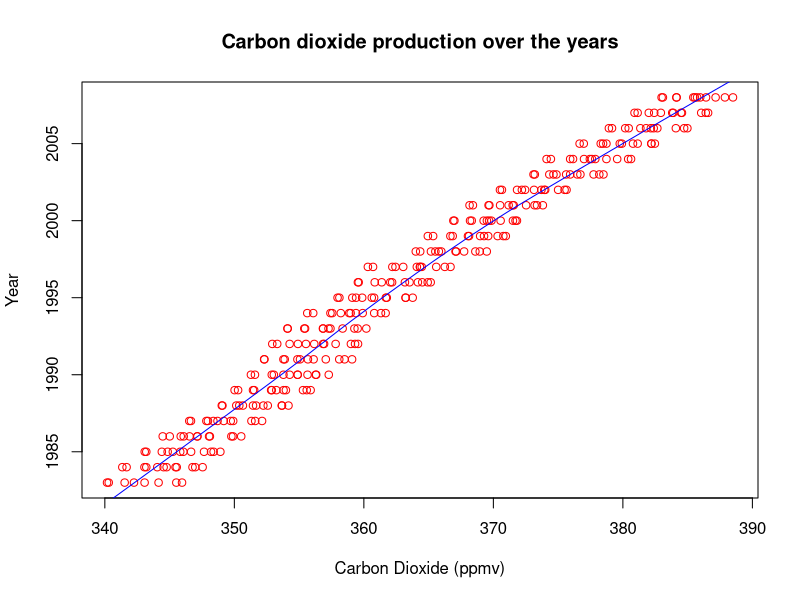
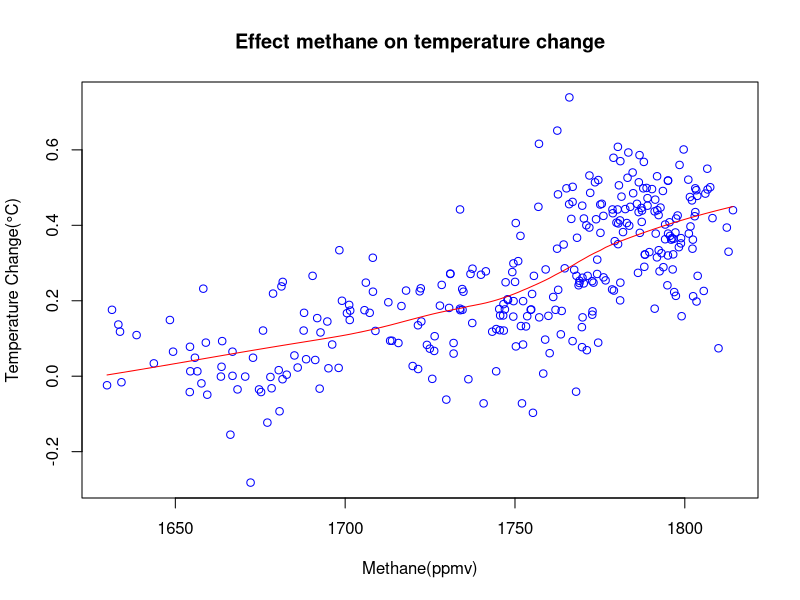
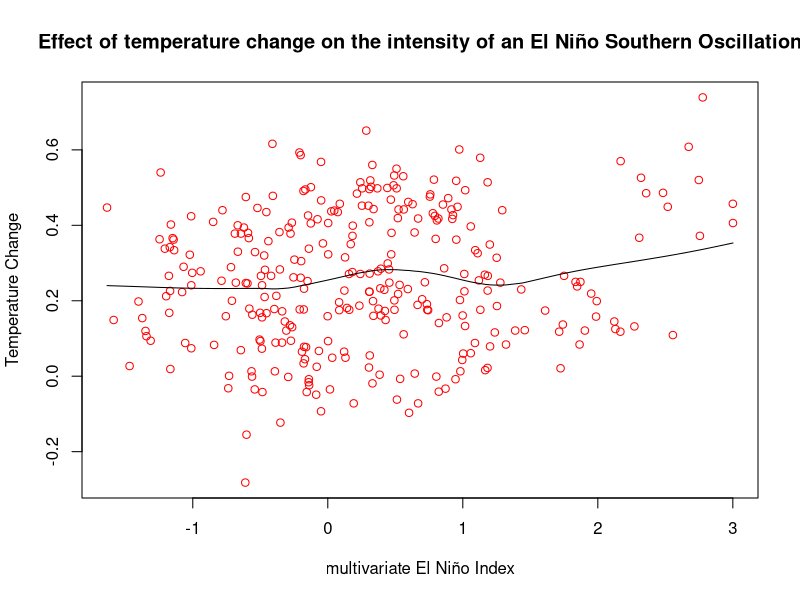
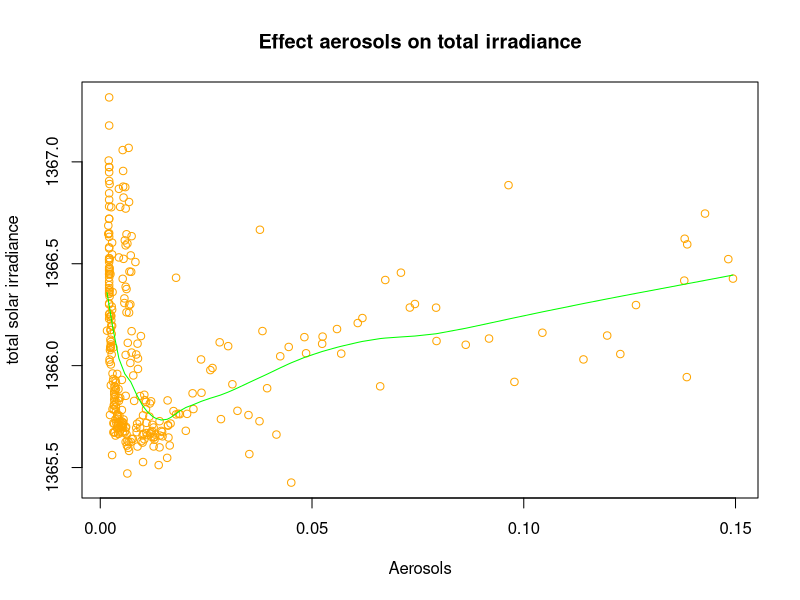
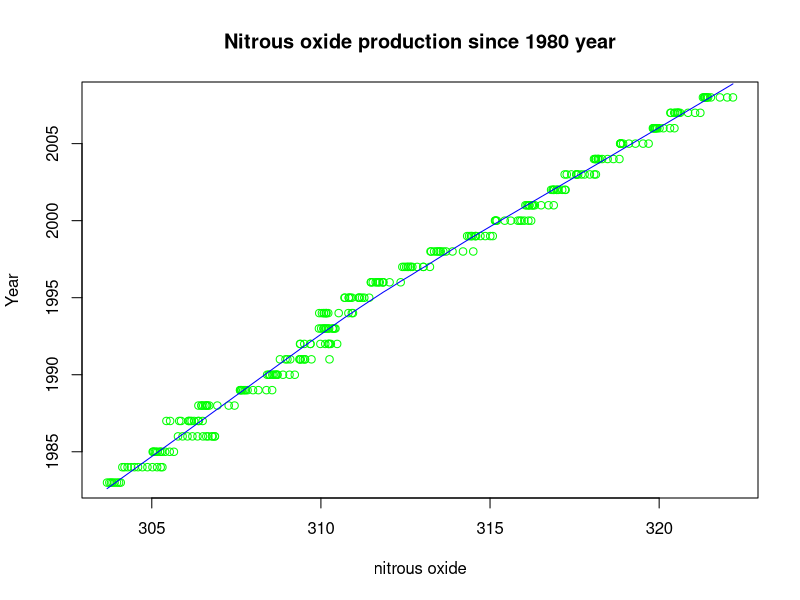

R code for these plots, in order:
## ---- chunk 1
install.packages("tidyverse")
install.packages("corrplot")
install.packages("Metrics")

## ---- chunk 2
library(tidyverse)
library(ggplot2)
library(corrplot)
library(Metrics)
## ---- chunk 3
climate_change <- read.csv("climate_change.csv")

structure(climate_change)
## ---- chunk 4
model <- lm(carbon_dioxide ~ Year, data = climate_change)
#predicting the amount of co2 in the atmosphere by 2050
test <- data.frame(Year = c(2050))

# Predict the position with the model and test data
predictedCO2 <- predict(model, test)
cat("the amount of co2 in the atmosphere by 2050 will be: ", predictedCO2)

## ---- chunk 5
plot(climate_change$carbon_dioxide, climate_change$Year, xlab = "Carbon Dioxide (ppmv)", ylab= "Year", main = "Carbon dioxide production over the years", col = "red")
lines(lowess(climate_change$carbon_dioxide, climate_change$Year), col = "blue")
## ---- chunk 6
model <- lm(temp_change ~ methane, data = climate_change)
#predicting the change in temperature when methane level is 2000
test <- data.frame(methane = c(2000))

# Predict the temperature change in celsius with the model and test data
predictedTemperature <- predict(model, test)
cat("the change in temperature when there is a methane production of 2000 ppmv is: ", predictedTemperature, "°C")

## ---- chunk 7

plot(climate_change$methane, climate_change$temp_change, xlab = "Methane(ppmv)", ylab= "Temperature Change(°C)", main = "Effect methane on temperature change", col = "blue")
lines(lowess(climate_change$methane, climate_change$temp_change), col = "red")

## ---- chunk 8
model <- lm(MEI ~ temp_change, data = climate_change)
#predicting the change in MEI when temperature chagnes by 1 degree celcius
test <- data.frame(temp_change = c(1))

# Predict the temperature change in celsius with the model and test data
predictedMEI <- predict(model, test)
cat("If the temperature changes by 1°C the IME will change by: ", predictedMEI, "ppmv")


## ---- chunk 9
plot(climate_change$MEI, climate_change$temp_change, xlab = "multivariate El Niño Index", ylab= "Temperature Change", main = "Effect of temperature change on the intensity of an El Niño Southern Oscillation", col = "red")
lines(lowess(climate_change$MEI, climate_change$temp_change), col = "black")
## ---- chunk 10
model <- lm(totalsolar_irradiance ~ Aerosols, data = climate_change)
#predicting the change solar irradiance when aerosols are 0.1863
test <- data.frame(Aerosols = c(0.1863))

# Predict the temperature change in celsius with the model and test data
predictedTSI <- predict(model, test)
cat("0.1863nm aerosols will lead to : ", predictedTSI, "solar irradiance per unit area")

## ---- chunk 11
plot(climate_change$Aerosols, climate_change$totalsolar_irradiance, xlab = "Aerosols", ylab= "total solar irradiance", main = "Effect aerosols on total irradiance", col = "orange")
lines(lowess(climate_change$Aerosols, climate_change$totalsolar_irradiance), col = "green")

## ---- chunk 12
model <- lm(nitrous_oxide ~ Year, data = climate_change)
#predicting the change N2O by 2030
test <- data.frame(Year = c(2030))

# Predict the temperature change in celsius with the model and test data
predictedN2O <- predict(model, test)
cat("the amount of nitrous oxide in the air by 2030 will be: ", predictedN2O, "ppmv")

## ---- chunk 13
plot(climate_change$nitrous_oxide, climate_change$Year, xlab = "nitrous oxide", ylab= "Year", main = "Nitrous oxide production since 1980 year", col = "green")
lines(lowess(climate_change$nitrous_oxide, climate_change$Year), col = "blue")
